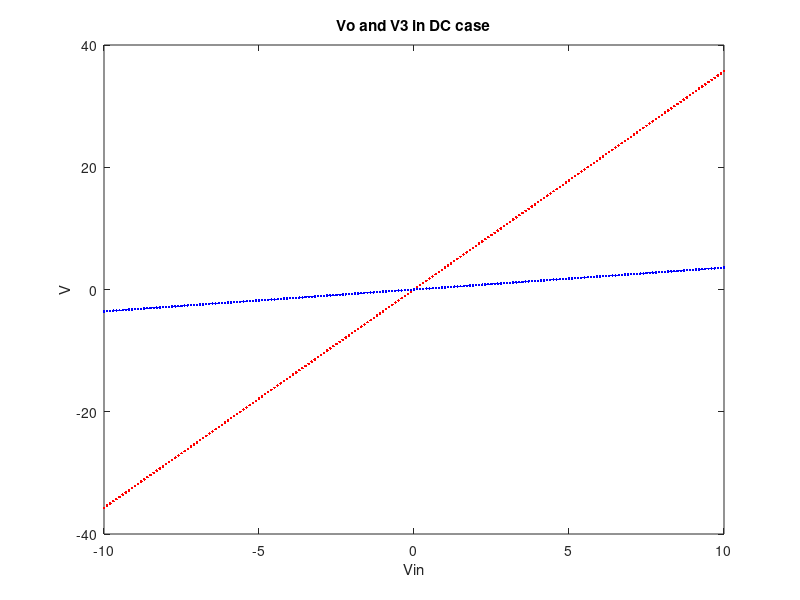
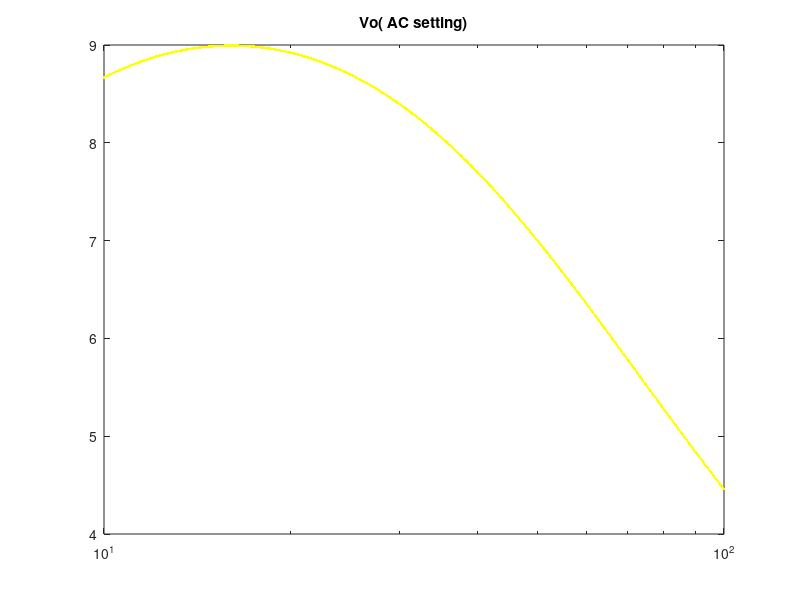
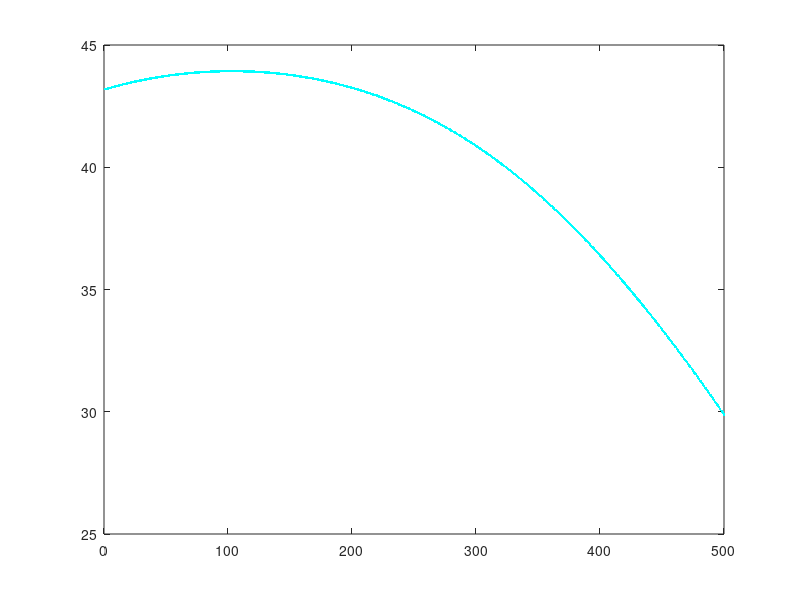
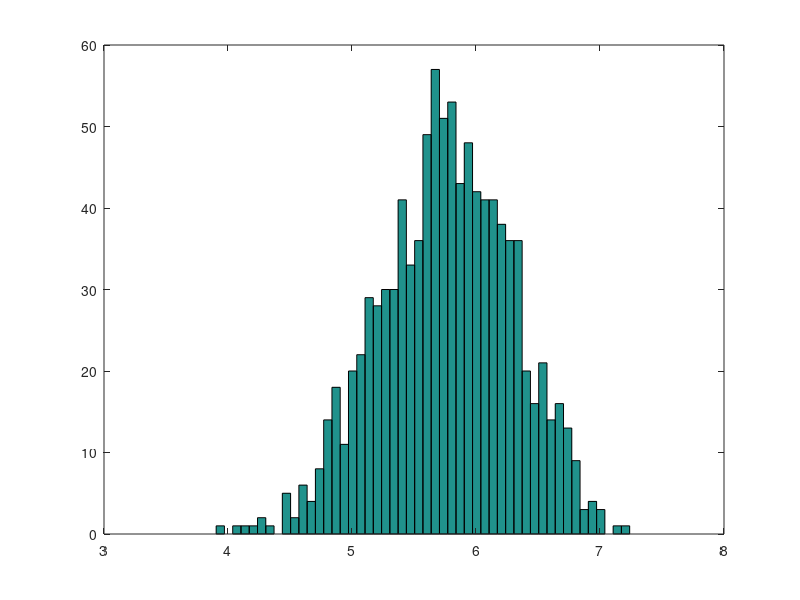

Source code (MATLAB) for these figures, in order:
%% Assignment 4 - Circuit Modeling
% For Part 1, we are DC sweeping V1 from -10 to 10 and plotting V0. Then
% we AC sweep and plot V0 as a function of w. Next, we  plot the AC gain as
% a function of random pertubations on C.


close all
clear 

R1 = 1;
G1 = 1/R1;
c = 0.25;
R2 = 2;
G2 = 1/R2;
L = 0.2;
R3 = 10;
G3 = 1/R3;
a = 100;
R4 = 0.1;
G4 = 1/R4;
Ro = 1000;
Go = 1/Ro;

C = [0 0 0 0 0 0 0
    -c c 0 0 0 0 0
    0 0 -L 0 0 0 0
    0 0 0 0 0 0 0
    0 0 0 0 0 0 0
    0 0 0 0 0 0 0
    0 0 0 0 0 0 0];

G = [1 0 0 0 0 0 0
    -G2 G1+G2 -1 0 0 0 0
    0 1 0 -1 0 0 0
    0 0 -1 G3 0 0 0
    0 0 0 0 -a 1 0
    0 0 0 G3 -1 0 0
    0 0 0 0 0 -G4 G4+Go];

Vdc = zeros(7,1);      
Vac = zeros(7,1);      
F = zeros(7,1);

f1 = figure;
f2 = figure;
f3 = figure;
f4 = figure;


for v = -10:0.1: 10
    F(1,1) = v;
    Vdc = G\F;                          
    
    set(0, 'CurrentFigure', f1)
    plot(v, Vdc(7,1), 'r.')
    hold on
    
    plot(v, Vdc(4,1), 'b.')
    hold on
    title('Vo and V3 in DC case')
    xlabel('Vin')
    ylabel('V')
    
end
w = logspace(1,2,500);                
F(1) = 1;
for o = 1:length(w)
    
    Vac = (G+C*1j*w(o))\F;              
    set(0, 'CurrentFigure', f2)
    semilogx(w(o), abs(Vac(7,1)), 'y.')
    hold on
    title('Vo( AC setting)')
    
    dB = 20*log(abs(Vac(7,1))/F(1));   
    set(0, 'CurrentFigure', f3)
    plot(o, dB, 'c.')
    hold on
end
cs =  0.25 + 0.05.*randn(1,1000);
VOg = zeros(1000,1);
for m = 1:length(VOg)
    c = cs(m);
    C(2,1) = -c;
    C(2,2) = c;
    Vac = (G+C*1j*pi)\F;                
    VOg(m,1) = abs(Vac(7,1))/F(1);    
end
set(0, 'CurrentFigure', f4)
hist(VOg,50);


